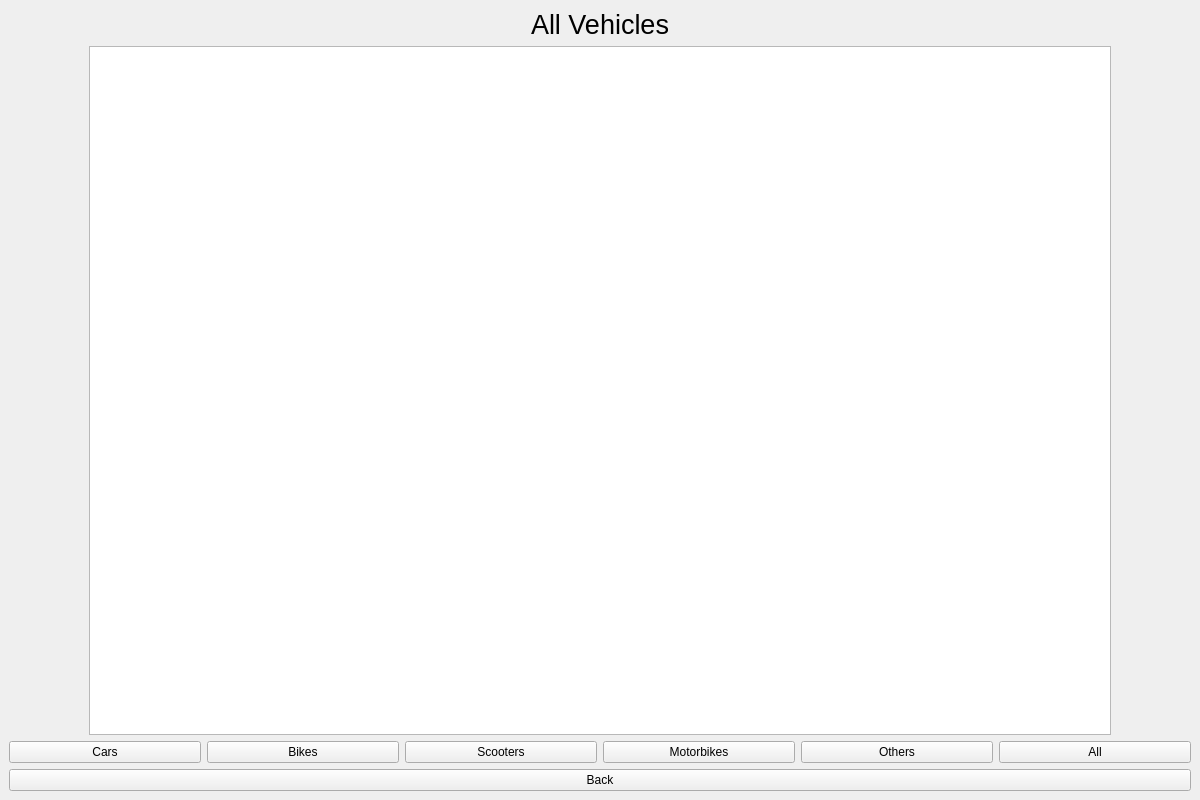
<?xml version="1.0" encoding="UTF-8"?>
<ui version="4.0">
 <class>displaywindow</class>
 <widget class="QMainWindow" name="displaywindow">
  <property name="geometry">
   <rect>
    <x>0</x>
    <y>0</y>
    <width>1200</width>
    <height>800</height>
   </rect>
  </property>
  <property name="maximumSize">
   <size>
    <width>1200</width>
    <height>800</height>
   </size>
  </property>
  <property name="windowTitle">
   <string>Display Vehicle Window</string>
  </property>
  <widget class="QWidget" name="centralwidget">
   <property name="sizePolicy">
    <sizepolicy hsizetype="Maximum" vsizetype="Maximum">
     <horstretch>0</horstretch>
     <verstretch>0</verstretch>
    </sizepolicy>
   </property>
   <property name="maximumSize">
    <size>
     <width>1200</width>
     <height>800</height>
    </size>
   </property>
   <layout class="QVBoxLayout" name="verticalLayout">
    <item>
     <layout class="QVBoxLayout" name="verticalLayout_2">
      <property name="leftMargin">
       <number>80</number>
      </property>
      <property name="rightMargin">
       <number>80</number>
      </property>
      <item>
       <widget class="QLabel" name="label">
        <property name="font">
         <font>
          <pointsize>20</pointsize>
         </font>
        </property>
        <property name="text">
         <string>All Vehicles</string>
        </property>
        <property name="alignment">
         <set>Qt::AlignCenter</set>
        </property>
       </widget>
      </item>
      <item>
       <widget class="QTableWidget" name="table">
        <property name="editTriggers">
         <set>QAbstractItemView::NoEditTriggers</set>
        </property>
        <property name="selectionMode">
         <enum>QAbstractItemView::SingleSelection</enum>
        </property>
        <property name="selectionBehavior">
         <enum>QAbstractItemView::SelectRows</enum>
        </property>
       </widget>
      </item>
     </layout>
    </item>
    <item>
     <layout class="QHBoxLayout" name="horizontalLayout">
      <item>
       <widget class="QPushButton" name="cars_b">
        <property name="text">
         <string>Cars</string>
        </property>
       </widget>
      </item>
      <item>
       <widget class="QPushButton" name="bikes_b">
        <property name="text">
         <string>Bikes</string>
        </property>
       </widget>
      </item>
      <item>
       <widget class="QPushButton" name="scooters_b">
        <property name="text">
         <string>Scooters</string>
        </property>
       </widget>
      </item>
      <item>
       <widget class="QPushButton" name="motorbikes_b">
        <property name="text">
         <string>Motorbikes</string>
        </property>
       </widget>
      </item>
      <item>
       <widget class="QPushButton" name="others_b">
        <property name="text">
         <string>Others</string>
        </property>
       </widget>
      </item>
      <item>
       <widget class="QPushButton" name="all_b">
        <property name="text">
         <string>All</string>
        </property>
       </widget>
      </item>
     </layout>
    </item>
    <item>
     <widget class="QPushButton" name="back_b">
      <property name="sizePolicy">
       <sizepolicy hsizetype="Preferred" vsizetype="Fixed">
        <horstretch>0</horstretch>
        <verstretch>0</verstretch>
       </sizepolicy>
      </property>
      <property name="text">
       <string>Back</string>
      </property>
     </widget>
    </item>
   </layout>
  </widget>
 </widget>
 <resources/>
 <connections/>
</ui>
